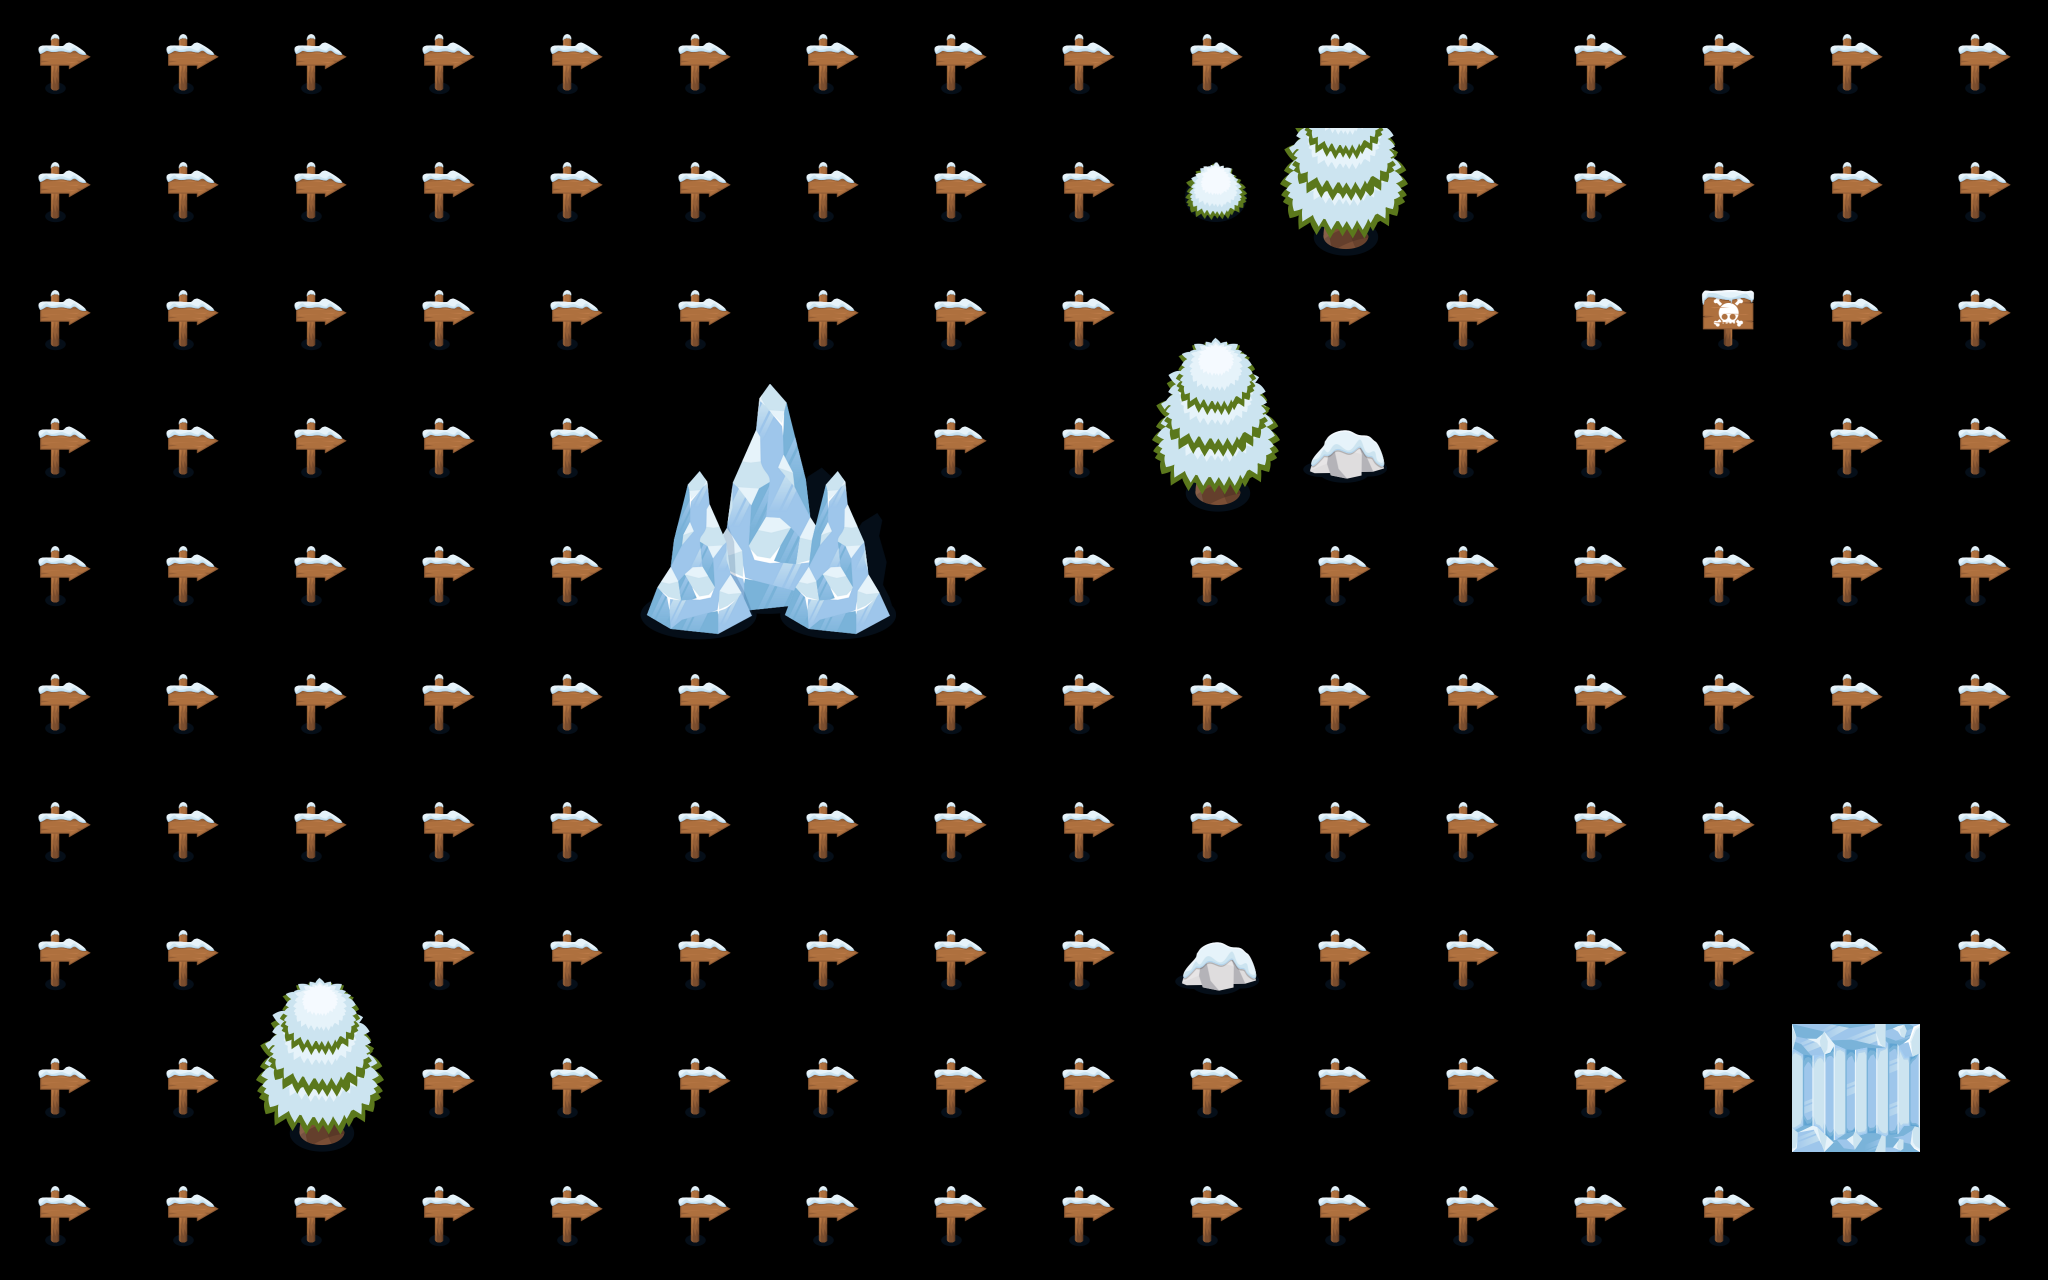

This game map was drawn from its Tiled (.tmx) file and the tilesets committed beside it. A one-line description and the trimmed map source follow:
An orthogonal 16x10 tile map with 128x128 px tiles, 1 tile layer (terrain), 1 hidden layer not drawn.

<map version="1.0" tiledversion="2017.10.31" orientation="orthogonal" renderorder="right-down" width="16" height="10" tilewidth="128" tileheight="128" infinite="0" nextobjectid="1">
 <tileset firstgid="1" source="snow128_16x10_v01.tsx" />
 <layer name="background" width="16" height="10" visible="0">
  <data>[160 cells, 160 non-empty, 21 distinct tile ids]</data>
 </layer>
 <layer name="terrain" width="16" height="10">
  <data>[160 cells, 160 non-empty, 11 distinct tile ids]</data>
 </layer>
</map>